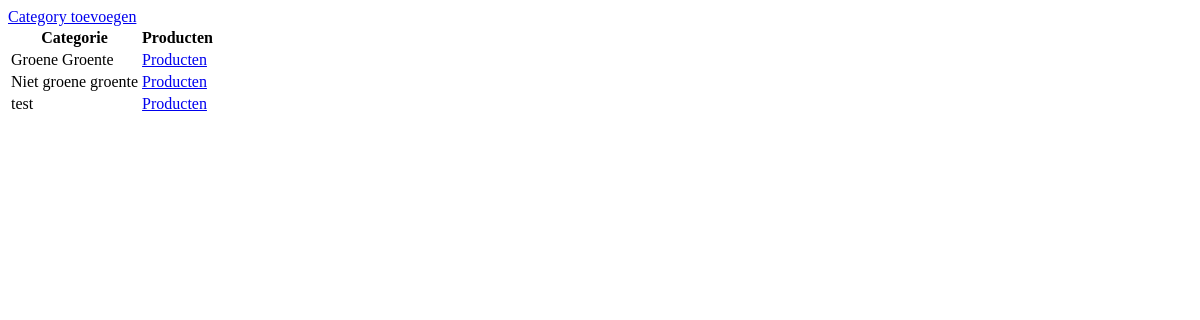
Before: / with the older database file.
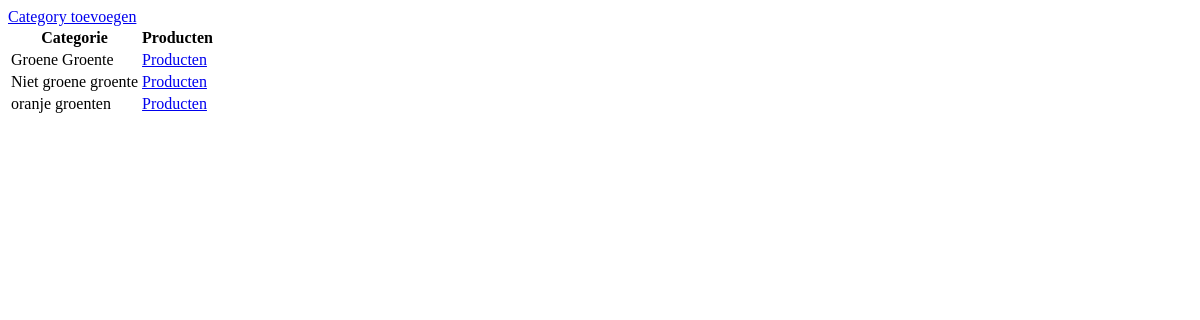
After: the same page with the newer database file.
### tables this page shows
CREATE TABLE `category` (
  `id` int(11) NOT NULL,
  `name` varchar(255) NOT NULL
);

### index.php (the view, shortened to what this page needs)
<?php
global $db;
$query = $db->prepare('SELECT * FROM category');
$query->execute();
$categories = $query->fetchAll(PDO::FETCH_ASSOC);
?>
<!doctype html>
<html lang="en">
<head>
</head>
<body>
<a href="insert.php">Category toevoegen</a>
<table>
    <thead>
    <tr>
        <th scope="col">Categorie</th>
        <th scope="col">Producten</th>
    </tr>
    </thead>
    <tbody>
    <?php foreach ($categories as $category): ?>
        <tr>
            <td><?= $category['name'] ?></td>
            <td><a href="products.php?id=<?= $category['id'] ?>">Producten</a></td>
        </tr>
    <?php endforeach; ?>
    </tbody>
</table>
</body>
</html>

Changed rows visible on the page:
changed category: name "test" → "oranje groenten"
